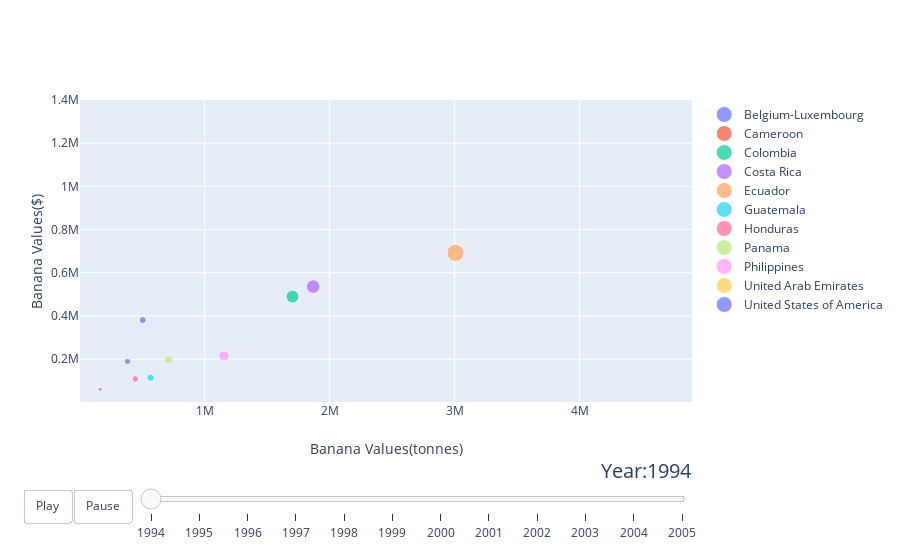

Notebook source saved alongside this figure:
### Code cell
fig_dict["layout"]["sliders"] = [sliders_dict]

fig = go.Figure(fig_dict)

fig.show()

### Figure 1 — Plotly figure (JSON) as saved in the notebook; plotly's stock layout.template omitted (floating-point values rounded to 4 significant figures)
{"data": [{"marker": {"size": [505145], "sizemode": "area", "sizeref": 20000}, "mode": "markers", "name": "Belgium-Luxembourg", "text": ["Belgium-Luxembourg"], "type": "scatter", "x": [505145], "y": [380631]}, {"marker": {"size": [165300], "sizemode": "area", "sizeref": 20000}, "mode": "markers", "name": "Cameroon", "text": ["Cameroon"], "type": "scatter", "x": [165300], "y": [60500]}, {"marker": {"size": [1703718], "sizemode": "area", "sizeref": 20000}, "mode": "markers", "name": "Colombia", "text": ["Colombia"], "type": "scatter", "x": [1703718], "y": [489524]}, {"marker": {"size": [1868894], "sizemode": "area", "sizeref": 20000}, "mode": "markers", "name": "Costa Rica", "text": ["Costa Rica"], "type": "scatter", "x": [1868894], "y": [535939]}, {"marker": {"size": [3007925], "sizemode": "area", "sizeref": 20000}, "mode": "markers", "name": "Ecuador", "text": ["Ecuador"], "type": "scatter", "x": [3007925], "y": [692170]}, {"marker": {"size": [567882], "sizemode": "area", "sizeref": 20000}, "mode": "markers", "name": "Guatemala", "text": ["Guatemala"], "type": "scatter", "x": [567882], "y": [113928]}, {"marker": {"size": [445612], "sizemode": "area", "sizeref": 20000}, "mode": "markers", "name": "Honduras", "text": ["Honduras"], "type": "scatter", "x": [445612], "y": [108109]}, {"marker": {"size": [712248], "sizemode": "area", "sizeref": 20000}, "mode": "markers", "name": "Panama", "text": ["Panama"], "type": "scatter", "x": [712248], "y": [197215]}, {"marker": {"size": [1155182], "sizemode": "area", "sizeref": 20000}, "mode": "markers", "name": "Philippines", "text": ["Philippines"], "type": "scatter", "x": [1155182], "y": [215274]}, {"marker": {"size": [10262], "sizemode": "area", "sizeref": 20000}, "mode": "markers", "name": "United Arab Emirates", "text": ["United Arab Emirates"], "type": "scatter", "x": [10262], "y": [6066]}, {"marker": {"size": [383216], "sizemode": "area", "sizeref": 20000}, "mode": "markers", "name": "United States of America", "text": ["United States of America"], "type": "scatter", "x": [383216], "y": [189135]}], "layout": {"hovermode": "closest", "sliders": [{"active": 0, "currentvalue": {"font": {"size": 20}, "prefix": "Year:", "visible": true, "xanchor": "right"}, "len": 0.9, "pad": {"b": 10, "t": 50}, "steps": [{"args": [["1994"], {"frame": {"duration": 300, "redraw": false}, "mode": "immediate", "transition": {"duration": 300}}], "label": "1994", "method": "animate"}, {"args": [["1995"], {"frame": {"duration": 300, "redraw": false}, "mode": "immediate", "transition": {"duration": 300}}], "label": "1995", "method": "animate"}, {"args": [["1996"], {"frame": {"duration": 300, "redraw": false}, "mode": "immediate", "transition": {"duration": 300}}], "label": "1996", "method": "animate"}, {"args": [["1997"], {"frame": {"duration": 300, "redraw": false}, "mode": "immediate", "transition": {"duration": 300}}], "label": "1997", "method": "animate"}, {"args": [["1998"], {"frame": {"duration": 300, "redraw": false}, "mode": "immediate", "transition": {"duration": 300}}], "label": "1998", "method": "animate"}, {"args": [["1999"], {"frame": {"duration": 300, "redraw": false}, "mode": "immediate", "transition": {"duration": 300}}], "label": "1999", "method": "animate"}, {"args": [["2000"], {"frame": {"duration": 300, "redraw": false}, "mode": "immediate", "transition": {"duration": 300}}], "label": "2000", "method": "animate"}, {"args": [["2001"], {"frame": {"duration": 300, "redraw": false}, "mode": "immediate", "transition": {"duration": 300}}], "label": "2001", "method": "animate"}, {"args": [["2002"], {"frame": {"duration": 300, "redraw": false}, "mode": "immediate", "transition": {"duration": 300}}], "label": "2002", "method": "animate"}, {"args": [["2003"], {"frame": {"duration": 300, "redraw": false}, "mode": "immediate", "transition": {"duration": 300}}], "label": "2003", "method": "animate"}, {"args": [["2004"], {"frame": {"duration": 300, "redraw": false}, "mode": "immediate", "transition": {"duration": 300}}], "label": "2004", "method": "animate"}, {"args": [["2005"], {"frame": {"duration": 300, "redraw": false}, "mode": "immediate", "transition": {"duration": 300}}], "label": "2005", "method": "animate"}], "transition": {"duration": 300, "easing": "cubic-in-out"}, "x": 0.1, "xanchor": "left", "y": 0, "yanchor": "top"}], "updatemenus": [{"buttons": [{"args": [null, {"frame": {"duration": 500, "redraw": false}, "fromcurrent": true, "transition": {"duration": 300, "easing": "quadratic-in-out"}}], "label": "Play", "method": "animate"}, {"args": [[null], {"frame": {"duration": 0, "redraw": false}, "mode": "immediate", "transition": {"duration": 0}}], "label": "Pause", "method": "animate"}], "direction": "left", "pad": {"r": 10, "t": 87}, "showactive": false, "type": "buttons", "x": 0.1, "xanchor": "right", "y": 0, "yanchor": "top"}], "xaxis": {"range": [3000, 4900000], "title": {"text": "Banana Values(tonnes)"}}, "yaxis": {"range": [1300, 1400000], "title": {"text": "Banana Values($)"}}}}
